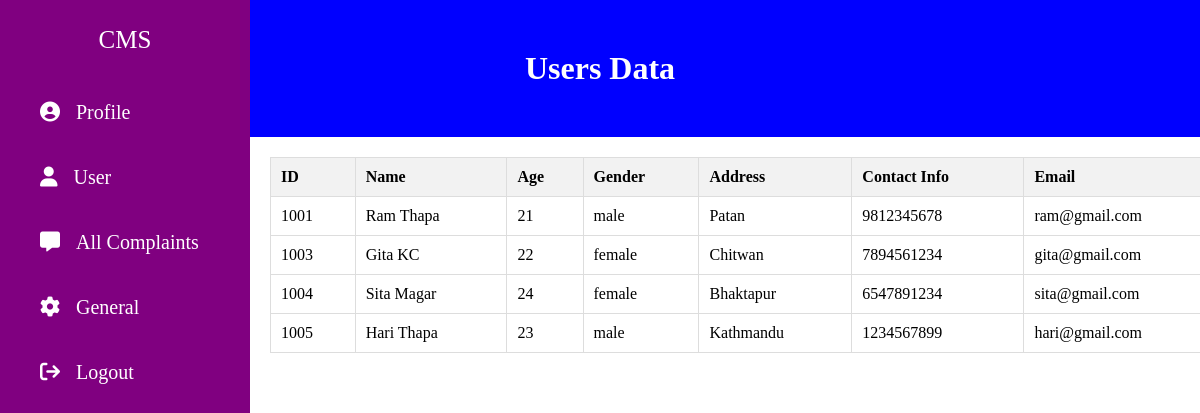
The app's page /admin/admin_users.php (signed in) with its own data.
### tables this page shows
CREATE TABLE `users` (
  `id` int(11) NOT NULL,
  `name` varchar(20) DEFAULT NULL,
  `age` int(11) DEFAULT NULL,
  `gender` varchar(20) DEFAULT NULL,
  `address` varchar(20) DEFAULT NULL,
  `contact_info` double DEFAULT NULL,
  `email` varchar(50) DEFAULT NULL,
  `password` varchar(60) DEFAULT NULL
);

### admin/admin_users.php (the view, shortened to what this page needs)
<!DOCTYPE html>
<html lang="en">
<head>
    <link rel="stylesheet" href="admin_users.css">
    <link rel="stylesheet" href="https://cdnjs.cloudflare.com/ajax/libs/font-awesome/6.4.0/css/all.min.css" />
</head>
<body>
<div class="leftbar">
    <header>CMS</header>
    <ul>
        <li><a href="admin_home.php"><i class="fas fa-user-circle"></i>Profile</a></li>
        <li><a href="admin_users.php"><i class="fas fa-user"></i>User</a></li>
        <li><a href="allcomplaint.php"><i class="fas fa-message"></i>All Complaints</a></li>
        <li><a href="general.php"><i class="fas fa-cog"></i>General</a></li>
        <li><a href="logout.php"><i class="fas fa-sign-out"></i>Logout</a></li>
    </ul>
</div>
<div class="content">
    <h1>Users Data</h1>
    <table>
        <tr>
            <th>ID</th>
            <th>Name</th>
            <th>Age</th>
            <th>Gender</th>
            <th>Address</th>
            <th>Contact Info</th>
            <th>Email</th>
        </tr>
        <?php
            include 'db_connect.php';
            $sql = "SELECT * FROM users";
            $result = mysqli_query($conn, $sql);
            while($row = mysqli_fetch_assoc($result)){
                $id = $row['id'];
                $name = $row['name'];
                $age = $row['age'];
                $gender = $row['gender'];
                $address = $row['address'];
                $contact = $row['contact_info'];
                $email = $row['email'];
                echo "
                <tr>
                    <td>$id</td>
                    <td>$name</td>
                    <td>$age</td>
                    <td>$gender</td>
                    <td>$address</td>
                    <td>$contact</td>
                    <td>$email</td>
                </tr>";
            }
        ?>
    </table>
</div>
</body>
</html>

### admin/admin_users.css (style rules this page uses)
body { font-family: 'Times New Roman', Times, serif; }
* { margin: 0%; padding: 0%; list-style: none; text-decoration: none; }
.leftbar { position: fixed; left: 0%; width: 250px; height: 100%; background: purple; }
.leftbar header { font-size: 25px; color: white; text-align: center; line-height: 80px; user-select: none; }
.leftbar ul a { height: 100%; width: 100%; line-height: 65px; font-size: 20px; color: white; padding-left: 40px; box-sizing: border-box; border-top: 2px solid purple; border-bottom: 2px solid purple; transition: .4s; }
.leftbar ul a i { margin-right: 16px; }
h1 { text-align: center; padding: 50px; border: 50px; background-color: blue; color: white; }
table { width: 80%; border-collapse: collapse; margin-top: 20px; margin-left: 270px; }
th, td { border: 1px solid #ddd; padding: 10px; text-align: left; }
th { background-color: #f2f2f2; }

### records on screen
users: id "1001", name "Ram Thapa", age "21", gender "male", address "Patan", contact_info "9812345678", email "ram@gmail.com"
users: id "1003", name "Gita KC", age "22", gender "female", address "Chitwan", contact_info "7894561234", email "gita@gmail.com"
users: id "1004", name "Sita Magar", age "24", gender "female", address "Bhaktapur", contact_info "6547891234", email "sita@gmail.com"
users: id "1005", name "Hari Thapa", age "23", gender "male", address "Kathmandu", contact_info "1234567899", email "hari@gmail.com"
